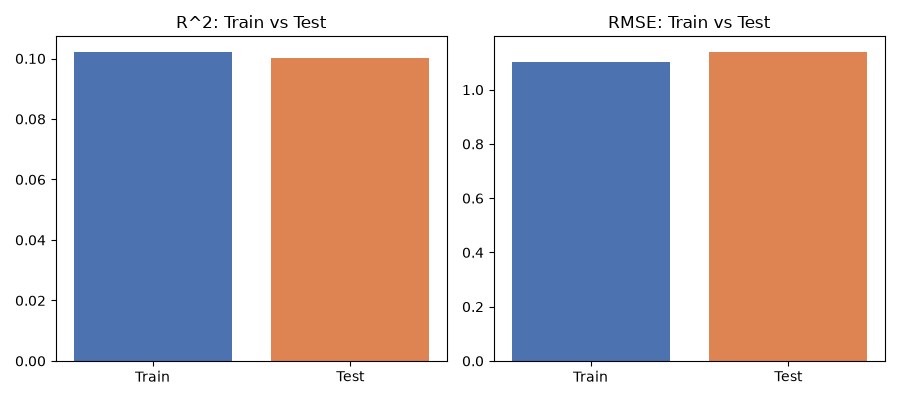
#> input picture LAB3/part2_train_vs_test.png, 900 x 400 px
$ python -i preprocessing.py   (imports and definitions only)
#> lines starting #> are read from the running program, lines starting #| are printed output that depends on the picture
import cv2
import numpy as np


def preprocess_image(image, img_size=100):

    if image is None or image.size == 0:
        return None

    # cv2 reads BGR, convert to RGB
    if image.ndim == 2:
        image = cv2.cvtColor(image, cv2.COLOR_GRAY2RGB)
    else:
        image = cv2.cvtColor(image, cv2.COLOR_BGR2RGB)

    # INTER_AREA is the right filter for shrinking
    image = cv2.resize(
        image,
        (img_size, img_size),
        interpolation=cv2.INTER_AREA
    )

    return image


def to_features(images):
    # แปลงเป็น float32 และหารด้วย 255.0 เพื่อ Normalize ข้อมูลให้อยู่ในช่วง [0.0, 1.0]
    images_array = np.array(images, dtype=np.float32) / 255.0
    return np.ascontiguousarray(images_array)

>>> import cv2
>>> picture = cv2.imread('../LAB3/part2_train_vs_test.png')
#> picture is the input picture: shape (400, 900, 3); mean B, G, R 183.6, 180.5, 194.3
>>> result = preprocess_image(picture)
#> in preprocess_image, `image = cv2.resize( image, (img_size, img_size), interpolation=cv2.INT..`:
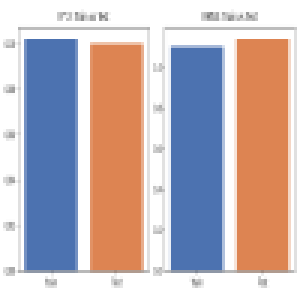
#> image: shape (100, 100, 3) (shown 3 times larger); mean R, G, B 194.3, 180.5, 183.6

$ run again, on LAB3/confusion_matrix.png
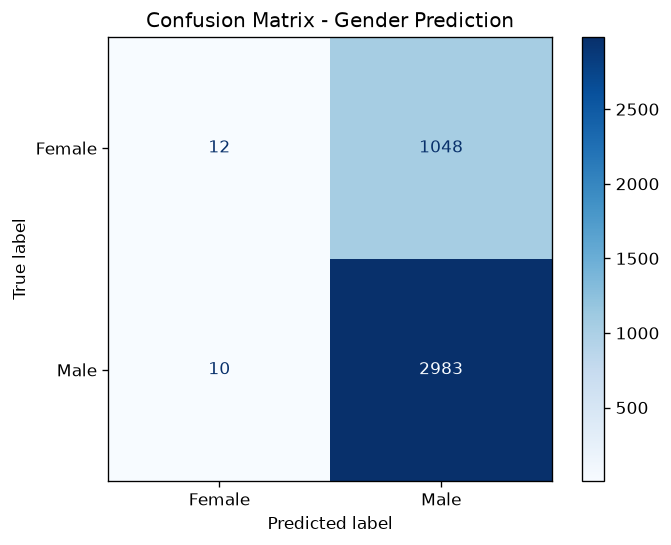
#> input picture LAB3/confusion_matrix.png, 671 x 545 px
#> picture is the input picture: shape (545, 671, 3); mean B, G, R 224.9, 212, 199
#> in preprocess_image, `image = cv2.resize( image, (img_size, img_size), interpolation=cv2.INT..`:
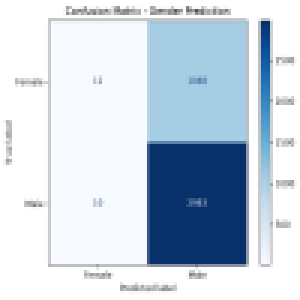
#> image: shape (100, 100, 3) (shown 3 times larger); mean R, G, B 199, 211.9, 224.9

$ run again, on LAB3/part1_simple_vs_multiple.png
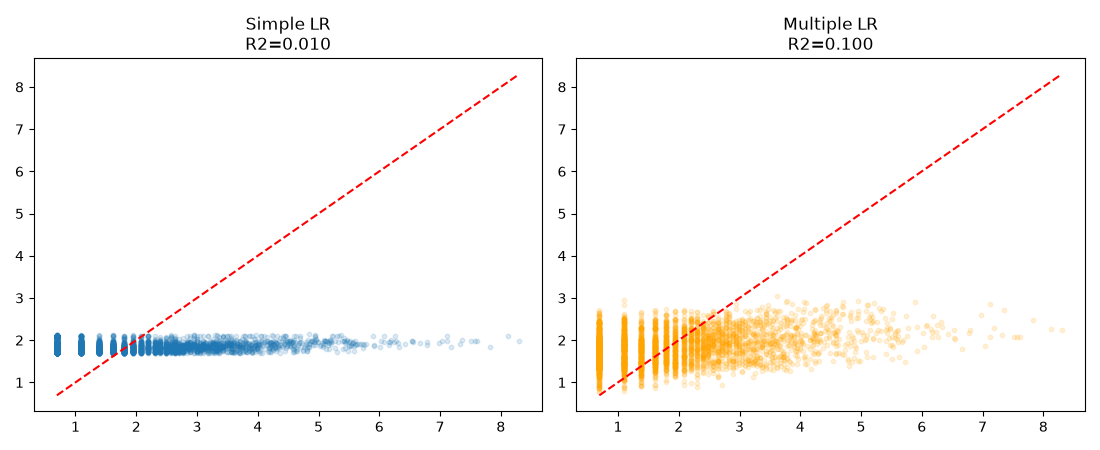
#> input picture LAB3/part1_simple_vs_multiple.png, 1100 x 450 px
#> picture is the input picture: shape (450, 1100, 3); mean B, G, R 246.7, 248.7, 250.3
#> in preprocess_image, `image = cv2.resize( image, (img_size, img_size), interpolation=cv2.INT..`:
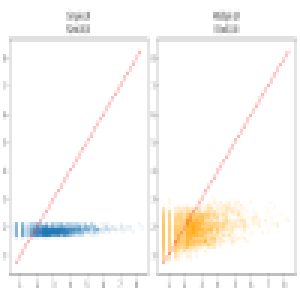
#> image: shape (100, 100, 3) (shown 3 times larger); mean R, G, B 250.3, 248.7, 246.7
